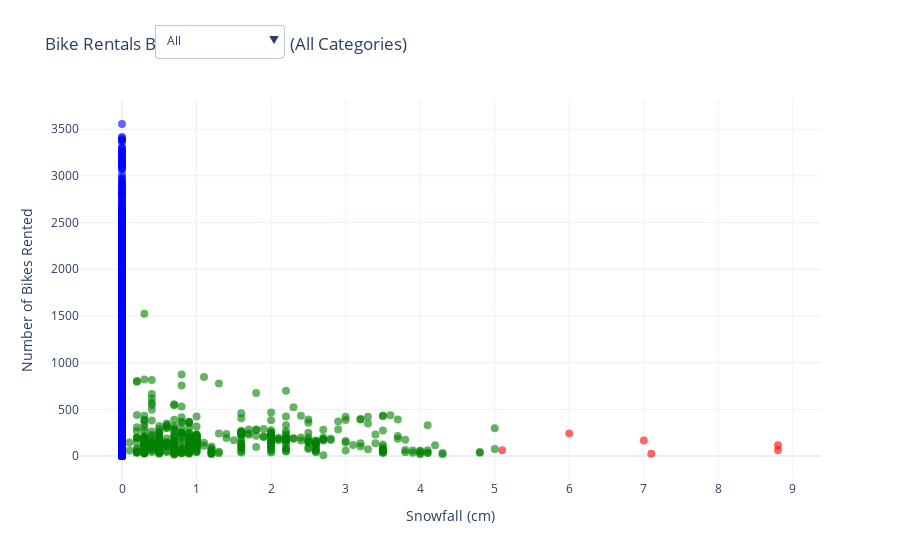

Notebook code for this chart:
### Code cell
import plotly.graph_objs as go

# Define categories for snowfall levels
def snowfall_category(snowfall):
    if snowfall == 0:
        return "No Snow"
    elif snowfall <= 5:
        return "Moderate Snow"
    else:
        return "Heavy Snow"

# Apply the function to create a new column in the dataset
df['Snowfall Category'] = df['Snowfall (cm)'].apply(snowfall_category)

# Create the initial scatter plot with all data
fig = go.Figure()

# Add all data to the figure as the default view
fig.add_trace(
    go.Scatter(
        x=df['Snowfall (cm)'],
        y=df['Rented Bike Count'],
        mode='markers',
        marker=dict(
            size=8,
            color=df['Snowfall Category'].map({'No Snow': 'blue', 'Moderate Snow': 'green', 'Heavy Snow': 'red'}),
            opacity=0.6
        ),
        name='All Data'
    )
)

# Add dropdown buttons to filter by snowfall category
buttons = [
    dict(
        label="All",
        method="update",
        args=[
            {
                "x": [df['Snowfall (cm)']],
                "y": [df['Rented Bike Count']],
                "marker.color": [df['Snowfall Category'].map({'No Snow': 'blue', 'Moderate Snow': 'green', 'Heavy Snow': 'red'})],
            },
            {"title": "Bike Rentals Based on Snowfall (All Categories)"}
        ]
    )
]

# Generate dropdown options for each category
categories = df['Snowfall Category'].unique()
snowfall_colors = {'No Snow': 'blue', 'Moderate Snow': 'green', 'Heavy Snow': 'red'}
for category in categories:
    filtered_data = df[df['Snowfall Category'] == category]
    buttons.append(
        dict(
            label=category,
            method="update",
            args=[
                {
                    "x": [filtered_data['Snowfall (cm)']],
                    "y": [filtered_data['Rented Bike Count']],
                    "marker.color": snowfall_colors[category],
                },
                {"title": f"Bike Rentals Based on Snowfall (Category: {category})"}
            ]
        )
    )

# Add the layout and dropdown menu
fig.update_layout(
    title="Bike Rentals Based on Snowfall (All Categories)",
    xaxis_title="Snowfall (cm)",
    yaxis_title="Number of Bikes Rented",
    template="plotly_white",
    updatemenus=[
        dict(
            active=0,
            buttons=buttons,
            direction="down",
            x=0.1,
            xanchor="left",
            y=1.2,
            yanchor="top"
        )
    ]
)

# Show the interactive plot
fig.show()

### Figure 1 — Plotly figure (JSON) as saved in the notebook; plotly's stock layout.template omitted (floating-point values rounded to 4 significant figures; data arrays with more than 128 entries replaced by an {"elided": "..."} marker saying what was removed)
{"data": [{"marker": {"color": {"elided": "8760 str values"}, "opacity": 0.6, "size": 8}, "mode": "markers", "name": "All Data", "type": "scatter", "x": {"elided": "8760 float values"}, "y": {"elided": "8760 int values"}}], "layout": {"title": {"text": "Bike Rentals Based on Snowfall (All Categories)"}, "updatemenus": [{"active": 0, "buttons": [{"args": [{"marker.color": {"elided": "1x8760 str values"}, "x": {"elided": "1x8760 float values"}, "y": {"elided": "1x8760 int values"}}, {"title": "Bike Rentals Based on Snowfall (All Categories)"}], "label": "All", "method": "update"}, {"args": [{"marker.color": "blue", "x": {"elided": "1x8317 int values"}, "y": {"elided": "1x8317 int values"}}, {"title": "Bike Rentals Based on Snowfall (Category: No Snow)"}], "label": "No Snow", "method": "update"}, {"args": [{"marker.color": "green", "x": {"elided": "1x437 float values"}, "y": {"elided": "1x437 int values"}}, {"title": "Bike Rentals Based on Snowfall (Category: Moderate Snow)"}], "label": "Moderate Snow", "method": "update"}, {"args": [{"marker.color": "red", "x": [[5.1, 7.1, 8.8, 8.8, 7, 6]], "y": [[62, 24, 62, 114, 167, 241]]}, {"title": "Bike Rentals Based on Snowfall (Category: Heavy Snow)"}], "label": "Heavy Snow", "method": "update"}], "direction": "down", "x": 0.1, "xanchor": "left", "y": 1.2, "yanchor": "top"}], "xaxis": {"title": {"text": "Snowfall (cm)"}}, "yaxis": {"title": {"text": "Number of Bikes Rented"}}}}
